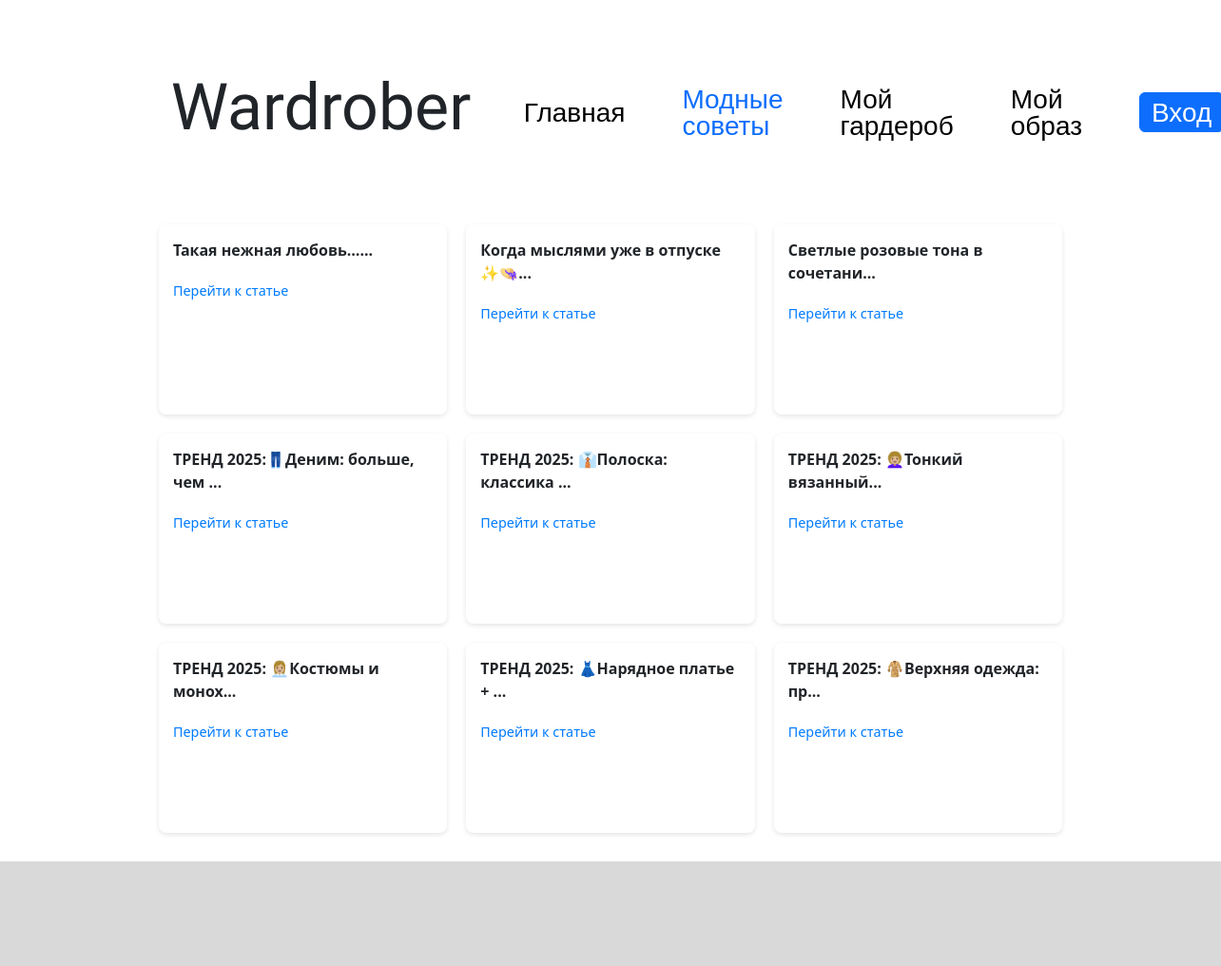
Screenshot of /advices with the database file from the repository.
### data/news.py (models this page shows)
class News(SqlAlchemyBase, SerializerMixin):
    __tablename__ = 'news'
    id = sqlalchemy.Column(sqlalchemy.Integer, primary_key=True, autoincrement=True)
    text = sqlalchemy.Column(sqlalchemy.String, nullable=False)
    title = sqlalchemy.Column(sqlalchemy.String, nullable=False)
    img_url = sqlalchemy.Column(sqlalchemy.String, nullable=False)

### server.py (the view)
@app.route('/advices')
def advices():
    db_sess = db_session.create_session()
    news = db_sess.query(News).all()
    data = []
    for new in news:
        data.append(new.to_dict())
    return render_template('advices.html', data=data, path=request.path)

### data/db_session.py (called while the page is built)
def create_session() -> Session:
    global __factory
    return __factory()

### templates/advices.html
{% extends "base.html" %}
{% block content %}
<div class="my_container">
<div class="cards-grid_wrd">
    {% for new in data %}
    <div class="cards-grid_wrd">
        <div class="card_wrd">
            <div class="card-title_wrd">{{new["title"]}}</div>
            <a href="/advice/{{ new['id'] }}" class="card-link_wrd">Перейти к статье</a>
        </div>
    </div>
    {% endfor %}
</div>
</div>
{% endblock %}

### templates/base.html (shortened to what this page needs)
<!doctype html>
<html lang="en">
<head>
    <link href="https://cdn.jsdelivr.net/npm/bootstrap@5.3.3/dist/css/bootstrap.min.css"
          rel="stylesheet"
>
    <link rel="stylesheet" type="text/css" href="/static/css/style.css"/>
</head>
<body>
<header>
    <nav>
        <h1 class="main-name">Wardrober</h1>
        {% if path == '/' %}
        <a href="/" class="nav-item" style="color:#0D6EFD;">Главная</a>
        {% else %}
        <a href="/" class="nav-item" style="color:#000000;">Главная</a>
        {% endif %}
        {% if path == '/advices' %}
        <a href="/advices" class="nav-item" style="color:#0D6EFD;">Модные советы</a>
        {% else %}
        <a href="/advices" class="nav-item" style="color:#000000;">Модные советы</a>
        {% endif %}
        {% if 'wardrobe' in path %}
        <a href="/wardrobe" class="nav-item" style="color:#0D6EFD;">Мой гардероб</a>
        {% else %}
        <a href="/wardrobe" class="nav-item" style="color:#000000;">Мой гардероб</a>
        {% endif %}
        {% if path == '/look' %}
        <a href="/look" class="nav-item" style="color:#0D6EFD;">Мой образ</a>
        {% else %}
        <a href="/look" class="nav-item" style="color:#000000;">Мой образ</a>
        {% endif %}
        {% if current_user.is_authenticated %}
        <a id="user-name" href="/logout">{{ current_user.name }}</a>
        {% else %}
        <a href="/login" class="btn btn-primary mybtn">Вход</a>
        {% endif %}
    </nav>
</header>
<main role="main" class="container">
    {% block content %}{% endblock %}
</main>
<div id="bottom"></div>
</body>
</html>

### static/css/style.css (style rules this page uses)
body { display: flex; flex-direction: column; min-height: 100vh; }
.my_container { margin: 0px 13vw 30px 13vw; }
.container { margin: 0px 0px 0px 0px; padding: 0px 0px 0px 0px; max-width: 100vw; flex: 1; }
#bottom { background-color: #D9D9D9; margin: 40px, 0, 0, 0; height: 110px; width: 100vw; }
nav { display: flex; justify-content: space-between; align-items: center; margin: 60px 14vw 60px 14vw; }
.main-name { font-family: "Italianno", cursive; font-weight: 400; font-size: 68px; font-style: normal; margin-right: 2vw; }
.nav-item, .mybtn { font-family: "Inter", sans-serif; font-size: 28px; font-weight: 300; font-style: normal; text-decoration: none; margin: 30px; line-height: 100%; }
.cards-grid_wrd { display: grid; grid-template-columns: repeat(auto-fill, minmax(250px, 1fr)); gap: 20px; }
.card_wrd { background: white; border-radius: 8px; box-shadow: 0 2px 5px rgba(0,0,0,0.1); padding: 15px; height: 200px; display: flex; flex-direction: column; }
.card-title_wrd { font-weight: bold; margin-bottom: 10px; }
.card-link_wrd { color: #007bff; text-decoration: none; font-size: 0.9rem; display: inline-block; margin-top: 10px; }

### rows the page displays
News: title "Такая нежная любовь…..."
News: title "Когда мыслями уже в отпуске ✨👒..."
News: title "Светлые розовые тона в сочетани..."
News: title "ТРЕНД 2025:👖Деним: больше, чем ..."
News: title "ТРЕНД 2025: 👔Полоска: классика ..."
News: title "ТРЕНД 2025: 👩🏼‍🦱Тонкий вязанный..."
News: title "ТРЕНД 2025: 👩🏼‍💼Костюмы и монох..."
News: title "ТРЕНД 2025: 👗Нарядное платье + ..."
News: title "ТРЕНД 2025: 🧥Верхняя одежда: пр..."
